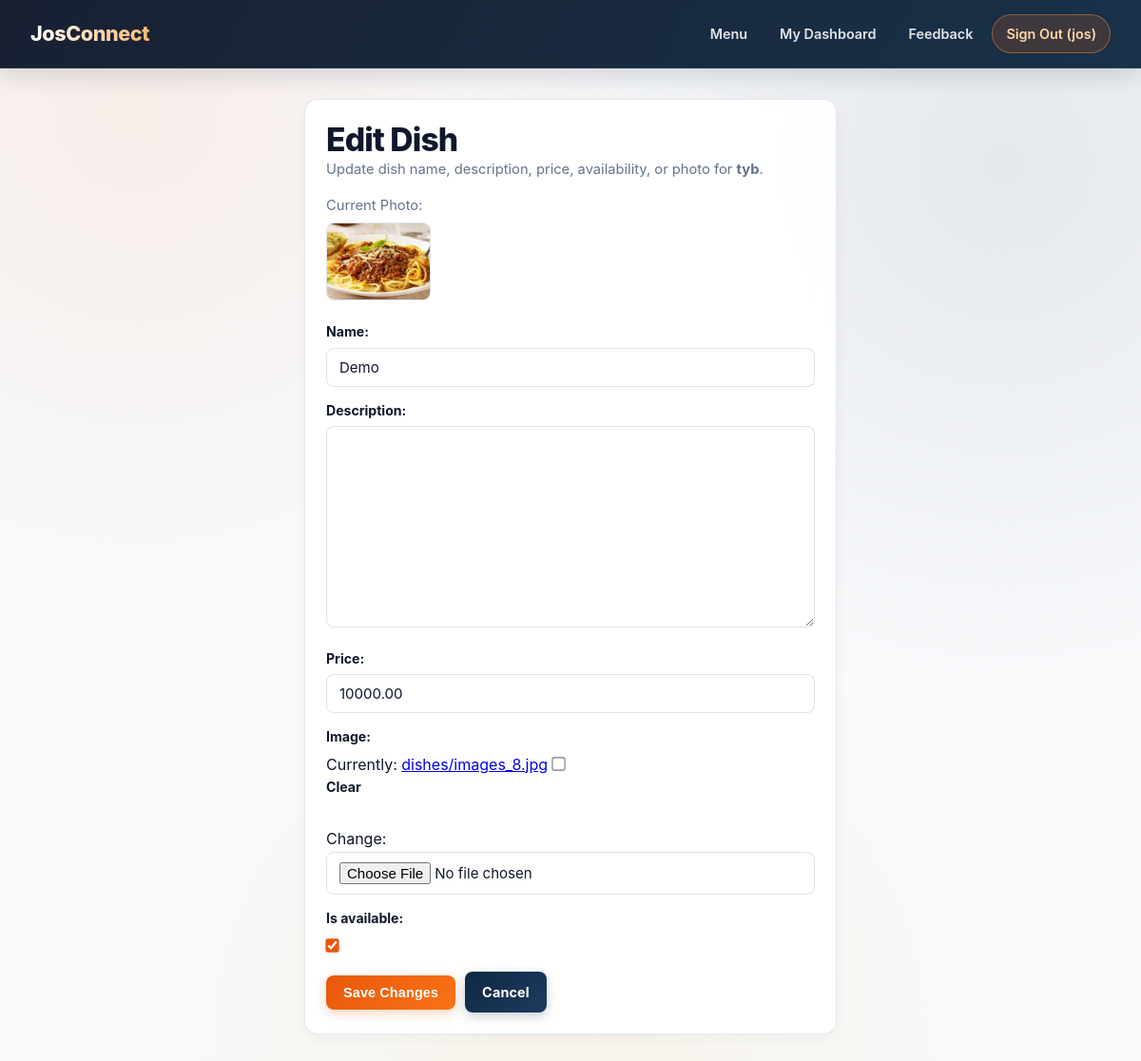
Screenshot of /dish/9/edit/ (signed in) with the database file from the repository.
### accounts/models.py (models this page shows, shortened)
class User(AbstractUser):
    class Role(models.TextChoices):
        CUSTOMER = 'CUSTOMER', 'Customer'
        SHOP_OWNER = 'SHOP_OWNER', 'Shop Owner'
        RIDER = 'RIDER', 'Dispatch Rider'
        MODERATOR = 'MODERATOR', 'Operations Staff'
        ADMIN = 'ADMIN', 'Project Owner'
    class ApprovalStatus(models.TextChoices):
        PENDING = 'PENDING', 'Pending Approval'
        APPROVED = 'APPROVED', 'Approved'
        REJECTED = 'REJECTED', 'Rejected'
    role = models.CharField(max_length=20, choices=Role.choices, default=Role.CUSTOMER)
    phone_number = models.CharField(max_length=20, blank=True)
    approval_status = models.CharField(
        max_length=20,
        choices=ApprovalStatus.choices,
        default=ApprovalStatus.APPROVED,
    )

### shops/models.py (models this page shows, shortened)
class Shop(models.Model):
    owner = models.OneToOneField(settings.AUTH_USER_MODEL, on_delete=models.CASCADE, related_name='shop')
    name = models.CharField(max_length=150)
    address = models.CharField(max_length=255)
    latitude = models.FloatField(default=9.8965)
    longitude = models.FloatField(default=8.8583)
    is_active = models.BooleanField(default=True)
    created_at = models.DateTimeField(auto_now_add=True)

class Dish(models.Model):
    shop = models.ForeignKey(Shop, on_delete=models.CASCADE, related_name='dishes')
    name = models.CharField(max_length=120)
    description = models.TextField(blank=True)
    price = models.DecimalField(max_digits=10, decimal_places=2)
    image = models.ImageField(upload_to='dishes/', blank=True, null=True)
    is_available = models.BooleanField(default=True)
    created_at = models.DateTimeField(auto_now_add=True)

### shops/views.py (the view)
# urls.py: path('dish/<int:dish_id>/edit/', views.edit_dish_view, name='edit_dish'),
@login_required
def edit_dish_view(request, dish_id):
    if request.user.role != 'SHOP_OWNER':
        messages.error(request, 'Access restricted to Shop Owners.')
        return redirect('accounts:role_redirect')
    shop = get_object_or_404(Shop, owner=request.user)
    dish = get_object_or_404(Dish, id=dish_id, shop=shop)
    if request.method == 'POST':
        form = DishForm(request.POST, request.FILES, instance=dish)
        if form.is_valid():
            form.save()
            messages.success(request, f'"{dish.name}" updated successfully.')
            return redirect('shops:owner_dashboard')
    else:
        form = DishForm(instance=dish)
    return render(request, 'shops/edit_dish.html', {
        'shop': shop,
        'dish': dish,
        'form': form,
    })

### shops/forms.py
class DishForm(forms.ModelForm):
    class Meta:
        model = Dish
        fields = ['name', 'description', 'price', 'image', 'is_available']

### templates/shops/edit_dish.html (shortened to what this page needs)
{% extends "base.html" %}
{% block content %}
<div class="card" style="max-width:560px;margin:0 auto;">
  <h1>Edit Dish</h1>
  <p class="muted" style="margin-bottom:14px;">Update dish name, description, price, availability, or photo for <strong>{{ shop.name }}</strong>.</p>
  {% if dish.image %}
    <div style="margin-bottom:14px;">
      <span class="muted" style="display:block;margin-bottom:6px;">Current Photo:</span>
      <img src="{{ dish.image.url }}" alt="{{ dish.name }}" style="width:110px;height:82px;object-fit:cover;border-radius:8px;border:1px solid var(--border-strong);">
    </div>
  {% endif %}
  <form method="post" enctype="multipart/form-data" id="editDishForm">
    {{ form.as_p }}
    <div style="display:flex;gap:10px;align-items:center;">
      <button type="submit" class="btn">Save Changes</button>
      <a href="{% url 'shops:owner_dashboard' %}" class="btn btn-navy">Cancel</a>
    </div>
  </form>
</div>
{% endblock %}

### templates/base.html (shortened to what this page needs)
{% load static %}
<!DOCTYPE html>
<html lang="en">
<head>
  <link rel="stylesheet" href="{% static 'css/style.css' %}">
  <link rel="stylesheet" href="https://unpkg.com/leaflet@1.9.4/dist/leaflet.css" />
</head>
<body>
  <header class="topbar">
    <div><strong>JosConnect</strong></div>
    <nav>
      <a href="{% url 'shops:customer_menu' %}">Menu</a>
      {% if user.is_authenticated %}
        <a href="{% url 'accounts:role_redirect' %}">My Dashboard</a>
        <a href="{% url 'feedback_app:submit_feedback' %}">Feedback</a>
        <a href="{% url 'accounts:logout' %}">Sign Out ({{ user.username }})</a>
      {% else %}
        <a href="{% url 'accounts:login' %}">Login</a>
        <a href="{% url 'accounts:signup_choice' %}">Sign Up</a>
      {% endif %}
    </nav>
  </header>
  <main class="container">
    {% block content %}{% endblock %}
  </main>
</body>
</html>

### static/css/style.css (style rules this page uses)
:root { --bg-canvas: #f8fafc; --bg-mesh: radial-gradient(circle at 12% 10%, rgba(234, 88, 12, 0.08), transparent 36%), radial-gradient(circle at 88% 15%, rgba(15, 23, 42, 0.08), transparent 40%), radial-gradient(circle at 50% 95%, rgba(245, 158, 11, 0.07), transparent 42%); --surface: rgba(255, 255, 255, 0.94); --surface-solid: #ffffff; --surface-subtle: #f1f5f9; --ink-primary: #0f172a; --ink-secondary: #475569; --ink-muted: #64748b; --brand-primary: #ea580c; --brand-primary-hover: #c2410c; --brand-secondary: #0f2942; --brand-secondary-hover: #1e3a5f; --brand-accent: #f59e0b; --success: #15803d; --success-bg: #dcfce7; --danger: #dc2626; --danger-bg: #fee2e2; --info: #0369a1; --info-bg: #e0f2fe; --border-color: rgba(148, 163, 184, 0.25); --border-strong: rgba(15, 23, 42, 0.12); --radius-sm: 8px; --radius-md: 14px; --radius-lg: 20px; --shadow-sm: 0 4px 14px rgba(15, 23, 42, 0.04); --shadow-md: 0 12px 28px rgba(15, 23, 42, 0.08); --shadow-lg: 0 20px 42px rgba(15, 23, 42, 0.13); --transition: all 0.24s cubic-bezier(0.22, 1, 0.36, 1); }
*, *::before, *::after { box-sizing: border-box; margin: 0; padding: 0; }
html { scroll-behavior: smooth; }
body { font-family: 'Inter', 'Segoe UI', system-ui, -apple-system, BlinkMacSystemFont, sans-serif; background-color: var(--bg-canvas); background-image: var(--bg-mesh); background-attachment: fixed; color: var(--ink-primary); line-height: 1.6; min-height: 100vh; }
.topbar { position: sticky; top: 0; z-index: 1000; background: linear-gradient(120deg, rgba(15, 23, 42, 0.96), rgba(15, 41, 66, 0.96)); backdrop-filter: blur(14px); -webkit-backdrop-filter: blur(14px); color: #ffffff; padding: 15px 32px; display: flex; justify-content: space-between; align-items: center; flex-wrap: wrap; gap: 14px; border-bottom: 1px solid rgba(255, 255, 255, 0.09); box-shadow: 0 8px 24px rgba(15, 23, 42, 0.14); }
.topbar > div strong { font-size: 1.35rem; font-weight: 800; letter-spacing: -0.02em; background: linear-gradient(90deg, #ffffff 0%, #fdba74 100%); -webkit-background-clip: text; -webkit-text-fill-color: transparent; }
.topbar nav { display: flex; align-items: center; flex-wrap: wrap; gap: 6px; }
.topbar a { color: rgba(255, 255, 255, 0.88); text-decoration: none; margin-left: 0; padding: 8px 14px; border-radius: 999px; font-size: 0.9rem; font-weight: 600; transition: var(--transition); }
.topbar nav a:last-child { background: rgba(234, 88, 12, 0.18); border: 1px solid rgba(251, 146, 60, 0.45); color: #fed7aa; }
.container { max-width: 1220px; margin: 32px auto 64px; padding: 0 22px; animation: pageFadeIn 0.35s ease-out; }
h1 { font-size: clamp(1.65rem, 2.8vw, 2.25rem); font-weight: 800; letter-spacing: -0.025em; color: var(--ink-primary); line-height: 1.2; }
.muted { color: var(--ink-muted); font-size: 0.92rem; }
.card { position: relative; background: var(--surface); backdrop-filter: blur(10px); border: 1px solid var(--border-color); border-radius: var(--radius-md); padding: 22px; box-shadow: var(--shadow-sm); transition: var(--transition); overflow: hidden; }
.btn { display: inline-flex; align-items: center; justify-content: center; gap: 6px; background: linear-gradient(135deg, var(--brand-primary), #f97316); color: #ffffff; border: none; padding: 10px 18px; border-radius: var(--radius-sm); cursor: pointer; text-decoration: none; font-size: 0.9rem; font-weight: 700; letter-spacing: 0.01em; box-shadow: 0 4px 12px rgba(234, 88, 12, 0.25); transition: var(--transition); }
.btn-navy { background: linear-gradient(135deg, var(--brand-secondary), #1e3a5f); box-shadow: 0 4px 12px rgba(15, 41, 66, 0.22); }
form p { margin-bottom: 14px; }
form label { display: block; font-size: 0.88rem; font-weight: 700; color: var(--ink-primary); margin-bottom: 5px; }
input[type="text"], input[type="password"], input[type="email"], input[type="number"], input[type="file"], select, textarea { width: 100%; padding: 10px 13px; font-family: inherit; font-size: 0.94rem; color: var(--ink-primary); background-color: var(--surface-solid); border: 1.5px solid var(--border-strong); border-radius: var(--radius-sm); transition: var(--transition); }
input[type="checkbox"], input[type="radio"] { accent-color: var(--brand-primary); transform: scale(1.1); margin-right: 6px; cursor: pointer; }

### rows the page displays
User: username "jos"
Shop: name "tyb"
Dish: image (picture), name "Demo", price "10000.00", is_available "☑"
